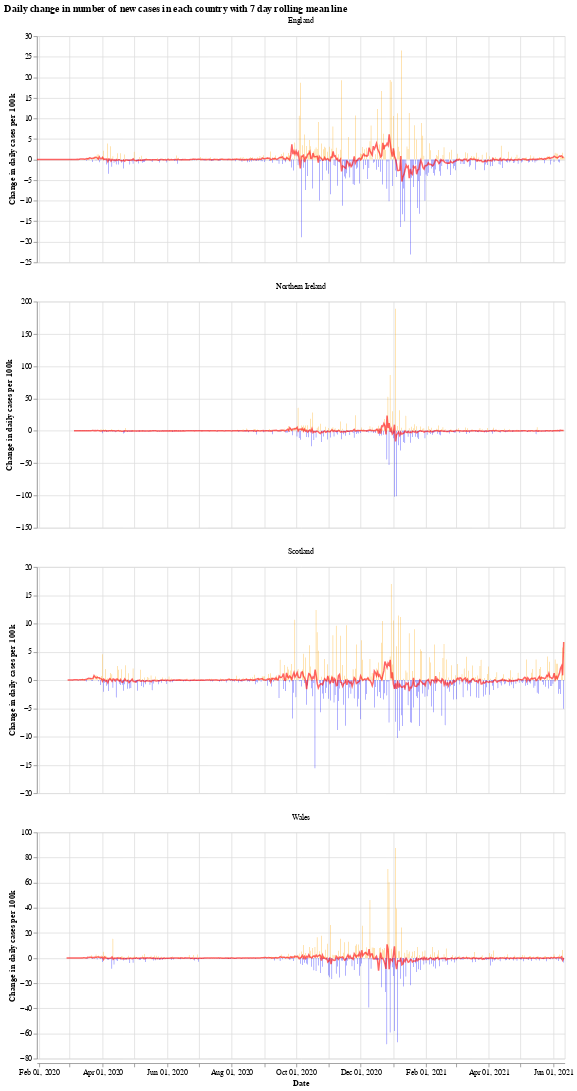

Source (notebook cell):
### Markdown cell above
We will use the Python library `Altair` for visualising the data, see the [altair docs](https://altair-viz.github.io/) for more information.

First we have a graph which shows the daily change in the number of new cases for each country. This number jumps up and down all over the place, which is likely due to delay in reporting of new cases over the weekend. Another interesting thing is that it looks like the daily cases in Wales experienced a much shorter period of calm over the summer (calm in the sense of daily cases not jumping up and down).

The orange bars are days when the number of new cases (per 100k population) was more than the previous day, while the blue are days when the number of new cases dropped. The red line is the 7 day moving average. 

When the moving average line is below 0, it means that there is a consistent drop in new cases. We can see this clearly happening around the times that lockdowns were introduced (though, to varying degrees). I will update the graphs soon with a marker of when each lockdown started.

### Code cell
# collapse
import altair as alt

bars = alt.Chart(uk_cases).mark_bar().encode(
    x=alt.X("yearmonthdate(date):T", axis=alt.Axis(title='Date')),
    y=alt.Y("casesChangeRate:Q", axis=alt.Axis(title='Change in daily cases per 100k')),
    tooltip='casesChange',
    color=alt.condition(
        alt.datum.casesChangeRate > 0,
        alt.value("orange"),  # The positive color
        alt.value("blue")  # The negative color
    )
).properties(title='Daily change in number of new cases with 7 day rolling mean',width=700).interactive()

line = alt.Chart(uk_cases).mark_line(
    color='red',
    size=2,
    opacity=0.6
).transform_window(
    rolling_mean='mean(casesChangeRate)',
    frame=[0, 7],
    groupby=['areaName']
).encode(
    x='yearmonthdate(date):T',
    y='rolling_mean:Q'
)

alt.layer(bars, line, data=uk_cases).facet(alt.Column(
    'areaName', title=''), columns=1).resolve_scale(y='independent').properties(title='Daily change in number of new cases in each country with 7 day rolling mean line')

### Figure 1 — Vega-Lite specification as saved in the notebook (floating-point values rounded to 4 significant figures; data arrays with more than 128 entries replaced by an {"elided": "..."} marker saying what was removed)
{"config": {"view": {"continuousWidth": 400, "continuousHeight": 300}}, "data": {"name": "data-1ea21eab19a08f0e09c07719ad0ada57"}, "facet": {"type": "nominal", "field": "areaName", "title": ""}, "spec": {"layer": [{"mark": "bar", "encoding": {"color": {"condition": {"value": "orange", "test": "(datum.casesChangeRate > 0)"}, "value": "blue"}, "tooltip": {"type": "quantitative", "field": "casesChange"}, "x": {"type": "temporal", "axis": {"title": "Date"}, "field": "date", "timeUnit": "yearmonthdate"}, "y": {"type": "quantitative", "axis": {"title": "Change in daily cases per 100k"}, "field": "casesChangeRate"}}, "selection": {"selector001": {"type": "interval", "bind": "scales", "encodings": ["x", "y"]}}, "title": "Daily change in number of new cases with 7 day rolling mean", "width": 700}, {"mark": {"type": "line", "color": "red", "opacity": 0.6, "size": 2}, "encoding": {"x": {"type": "temporal", "field": "date", "timeUnit": "yearmonthdate"}, "y": {"type": "quantitative", "field": "rolling_mean"}}, "transform": [{"window": [{"op": "mean", "field": "casesChangeRate", "as": "rolling_mean"}], "frame": [0, 7], "groupby": ["areaName"]}]}]}, "columns": 1, "resolve": {"scale": {"y": "independent"}}, "title": "Daily change in number of new cases in each country with 7 day rolling mean line", "$schema": "https://vega.github.io/schema/vega-lite/v4.8.1.json", "datasets": {"data-1ea21eab19a08f0e09c07719ad0ada57": {"elided": "1904 records"}}}
